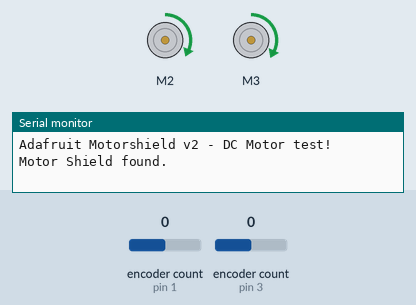
Simulated run of this sketch. Board: Arduino Uno, built with avr-gcc and run on an emulated ATmega328P. Shown: 2 × DC motor (green arrow = forward, orange = backward, longer = faster), the last lines printed to the serial monitor. The test bench sets the inputs (shaded band); at power-on: encoder count (sensors on pin 1, pin 3) 0.

Above: at 1.0 s.
At 52.0 s:
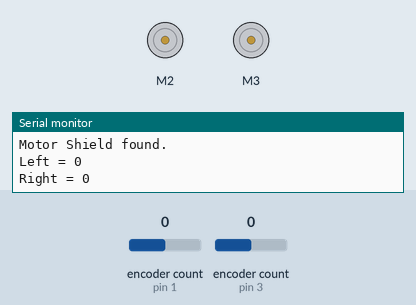
Timing chart, 0 to 130.0 s (numbered marks = the images above):
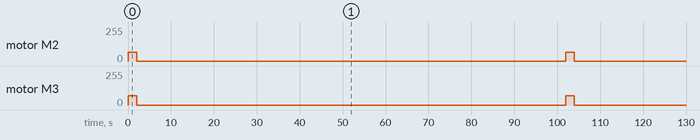

Measured:
- by itself, motor M2: alternates forward 65/255 for 2.0 s and stopped for 100 s
- by itself, motor M3: alternates forward 70/255 for 2.0 s and stopped for 100 s

The sketch:

encoder_motor_test.ino
```cpp
/*
This is a test sketch for the Adafruit assembled Motor Shield for Arduino v2
It won't work with v1.x motor shields! Only for the v2's with built in PWM
control

For use with the Adafruit Motor Shield v2
---->	http://www.adafruit.com/products/1438
*/

#include <Adafruit_MotorShield.h>
#include <Encoder.h>

// Create the motor shield object with the default I2C address
Adafruit_MotorShield AFMS = Adafruit_MotorShield();
Encoder knobLeft(1, 2);
Encoder knobRight(3, 4);
// Or, create it with a different I2C address (say for stacking)
// Adafruit_MotorShield AFMS = Adafruit_MotorShield(0x61);

// Select which 'port' M1, M2, M3 or M4. In this case, M1
Adafruit_DCMotor *leftMotor = AFMS.getMotor(2);
Adafruit_DCMotor *rightMotor = AFMS.getMotor(3);
// You can also make another motor on port M2
//Adafruit_DCMotor *myOtherMotor = AFMS.getMotor(2);

void setup() {
  Serial.begin(9600);           // set up Serial library at 9600 bps
  Serial.println("Adafruit Motorshield v2 - DC Motor test!");

  if (!AFMS.begin()) {         // create with the default frequency 1.6KHz
  // if (!AFMS.begin(1000)) {  // OR with a different frequency, say 1KHz
    Serial.println("Could not find Motor Shield. Check wiring.");
    while (1);
  }
  Serial.println("Motor Shield found.");
}

void loop() {
  //uint8_t i;
  long newLeft, newRight;

  knobLeft.write(0);
  knobRight.write(0);

  leftMotor->setSpeed(65);
  rightMotor->setSpeed(70);
  leftMotor->run(FORWARD);
  rightMotor->run(FORWARD);
  delay(2000);
  leftMotor->run(RELEASE);
  rightMotor->run(RELEASE);
  newLeft = knobLeft.read();
  Serial.print("Left = ");
  Serial.print(newLeft);
  Serial.println();
  newRight = knobRight.read();
  Serial.print("Right = ");
  Serial.print(newRight);
  Serial.println();
  delay(100000);

  // myMotor->run(FORWARD);
  // for (i=0; i<255; i++) {
  //   myMotor->setSpeed(i);
  //   delay(10);
  // }
  // for (i=255; i!=0; i--) {
  //   myMotor->setSpeed(i);
  //   delay(10);
  // }
  // newLeft = knobLeft.read();
  // Serial.print("Left = ");
  // Serial.print(newLeft);
  // Serial.println();

  // myMotor->run(BACKWARD);
  // for (i=0; i<255; i++) {
  //   myMotor->setSpeed(i);
  //   delay(10);
  // }
  // for (i=255; i!=0; i--) {
  //   myMotor->setSpeed(i);
  //   delay(10);
  // }
  // newLeft = knobLeft.read();
  // Serial.print("Left = ");
  // Serial.print(newLeft);
  // Serial.println();

  // myMotor->run(RELEASE);
  // delay(1000);
}
```
